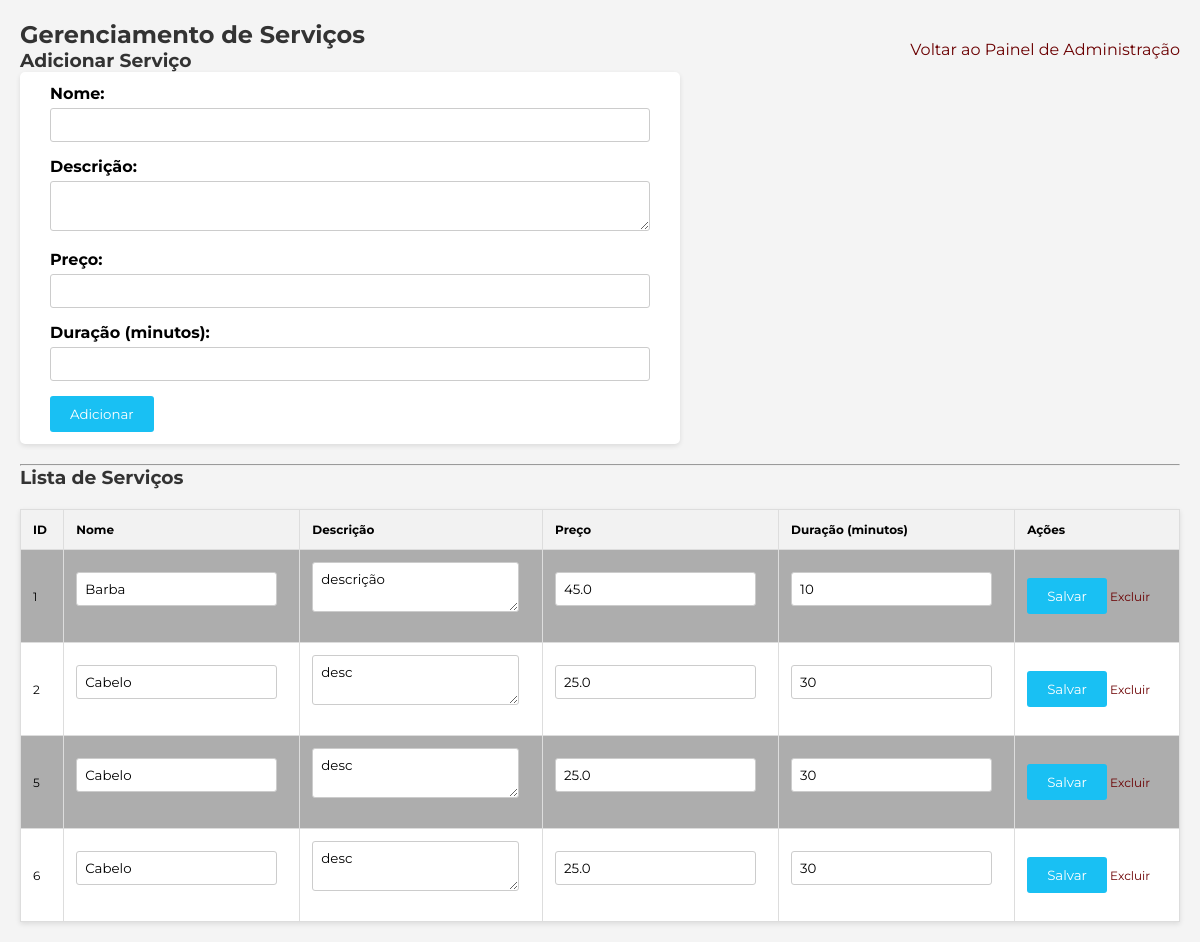
The page /gerenciamentoservicos on the database as committed earlier.
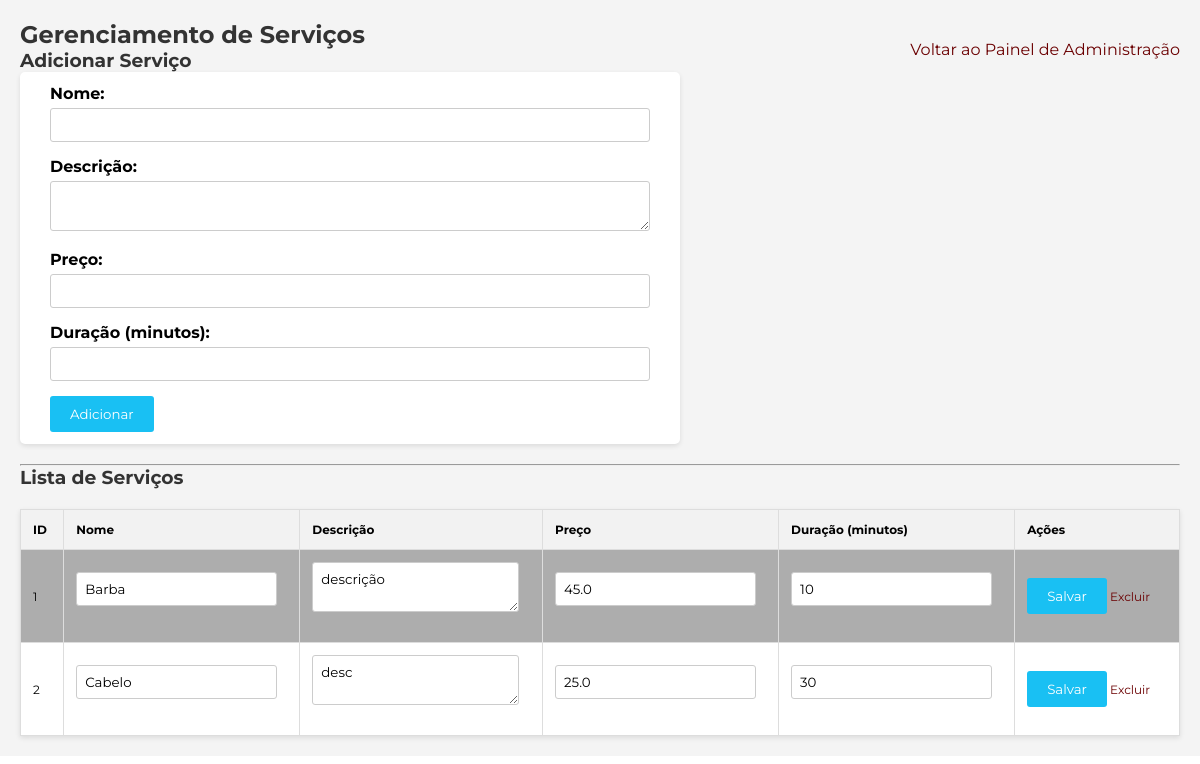
The same page on the database as committed later.
### tables this page shows
CREATE TABLE Servicos (
            servicos_id INTEGER PRIMARY KEY AUTOINCREMENT,
            nome TEXT NOT NULL,
            descricao TEXT,
            preco REAL NOT NULL,
            duracao INTEGER  -- duração em minutos
        );

### app.py (the view, shortened to what this page needs)
@app.route('/gerenciamentoservicos', methods=['GET', 'POST'])
def gerenciar_servicos():
    conn = get_db_connection()
    if request.args.get('excluir'):
        servicos_id = request.args.get('excluir')
        print(f"Excluindo serviço servicos_id={servicos_id}")  # Debug
        conn.execute('DELETE FROM Servicos WHERE servicos_id = ?', (servicos_id,))
        conn.commit()
        flash('Serviço excluído com sucesso!')
    servicos = conn.execute('SELECT * FROM Servicos').fetchall()
    conn.close()
    return render_template('gerenciamento_servicos.html', servicos=servicos)

### app.py (called while the page is built)
def get_db_connection():
    conn = sqlite3.connect('barbearia.db')
    conn.row_factory = sqlite3.Row  # Permite acessar os resultados como dicionário
    return conn

### templates/gerenciamento_servicos.html (shortened to what this page needs)
<!DOCTYPE html>
<html lang="en">
<head>
    <link rel="stylesheet" type="text/css" href="{{ url_for('static', filename='css/style.css') }}">
</head>
<body class="gerenciamentobody">
        <a href="/indexadmin" class="logofixado logodireita logo"><p>Voltar ao Painel de Administração</p></a>
    <div class="gerenciamento">
        <h2>Gerenciamento de Serviços</h2>
        <h3>Adicionar Serviço</h3>
        <form action="/gerenciamentoservicos" method="POST">
            <label for="nome">Nome:</label>
            <input type="text" id="nome" name="nome" required>
            <br>
            <label for="descricao">Descrição:</label>
            <textarea id="descricao" name="descricao"></textarea>
            <br>
            <label for="preco">Preço:</label>
            <input type="number" id="preco" name="preco" step="0.01" required>
            <br>
            <label for="duracao">Duração (minutos):</label>
            <input type="number" id="duracao" name="duracao">
            <br>
            <button type="submit">Adicionar</button>
        </form>
        <hr>
        <h3>Lista de Serviços</h3>
        <table border="1">
            <tr>
                <th>ID</th>
                <th>Nome</th>
                <th>Descrição</th>
                <th>Preço</th>
                <th>Duração (minutos)</th>
                <th>Ações</th>
            </tr>
            {% for servico in servicos %}
            <tr>
                <form action="/gerenciamentoservicos" method="POST">
                    <td>{{ servico.servicos_id }}</td>
                    <td>
                        <input type="text" name="nome" value="{{ servico.nome }}" required>
                    </td>
                    <td>
                        <textarea name="descricao">{{ servico.descricao }}</textarea>
                    </td>
                    <td>
                        <input type="number" name="preco" value="{{ servico.preco }}" step="0.01" required>
                    </td>
                    <td>
                        <input type="number" name="duracao" value="{{ servico.duracao }}" >
                    </td>
                    <td>
                        <button type="submit" name="editar">Salvar</button>
                        <a href="?excluir={{ servico.servicos_id }}" onclick="return confirm('Tem certeza que deseja excluir este serviço?');">Excluir</a>
                    </td>
                </form>
            </tr>
            {% endfor %}
        </table>
    </div>
</body>
</html>

Rows that differ between the two databases and show on the page:
removed Servicos: servicos_id "5", nome "Cabelo", descricao "desc", preco "25.0", duracao "30"
removed Servicos: servicos_id "6", nome "Cabelo", descricao "desc", preco "25.0", duracao "30"
